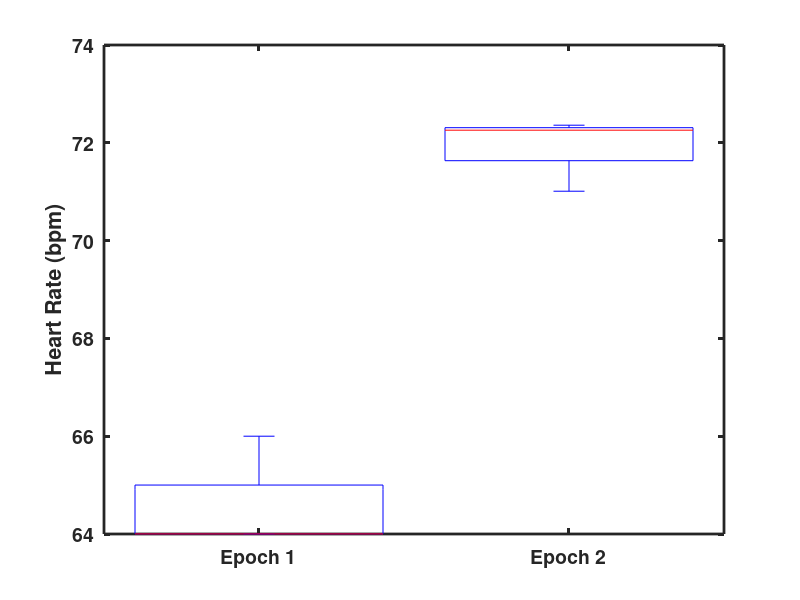

This figure's MATLAB source:
% Data from spreadsheet

Epoch1 = 60*[1.0667, 1.0667, 1.1000]';
      
Epoch2 = 60*[1.1835, 1.2060, 1.2043]';

      
figure(1); set(gcf, 'Color', 'w');
    boxplot([Epoch1, Epoch2], 'labels', {'Epoch 1', 'Epoch 2'});
    ylabel('Heart Rate (bpm)'); 
    set(gca,'LineWidth', 2, 'FontWeight', 'b', 'FontSize', 14);
    
[h, p, ci, stats] = ttest(Epoch1, Epoch2)    